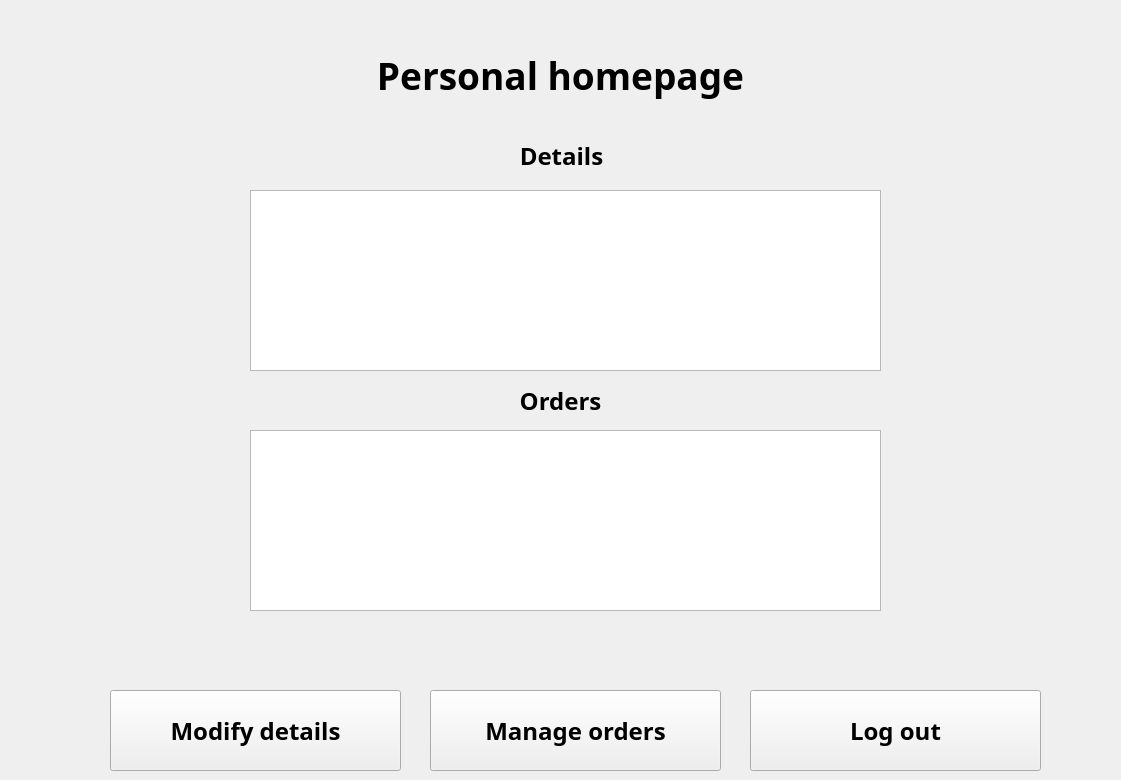
   <widget class="QWidget" name="persoanl_mainpage">
    <widget class="QLabel" name="label_30">
     <property name="geometry">
      <rect>
       <x>10</x>
       <y>30</y>
       <width>1101</width>
       <height>91</height>
      </rect>
     </property>
     <property name="font">
      <font>
       <family>Bahnschrift SemiBold</family>
       <pointsize>28</pointsize>
       <weight>75</weight>
       <bold>true</bold>
      </font>
     </property>
     <property name="text">
      <string>Personal homepage</string>
     </property>
     <property name="alignment">
      <set>Qt::AlignCenter</set>
     </property>
    </widget>
    <widget class="QLabel" name="label_31">
     <property name="geometry">
      <rect>
       <x>11</x>
       <y>130</y>
       <width>1101</width>
       <height>51</height>
      </rect>
     </property>
     <property name="font">
      <font>
       <family>Bahnschrift SemiBold</family>
       <pointsize>18</pointsize>
       <weight>75</weight>
       <bold>true</bold>
      </font>
     </property>
     <property name="text">
      <string>Details</string>
     </property>
     <property name="alignment">
      <set>Qt::AlignCenter</set>
     </property>
    </widget>
    <widget class="QTextBrowser" name="personal_details">
     <property name="geometry">
      <rect>
       <x>250</x>
       <y>190</y>
       <width>631</width>
       <height>181</height>
      </rect>
     </property>
     <property name="font">
      <font>
       <family>Bahnschrift SemiBold</family>
       <pointsize>18</pointsize>
       <weight>75</weight>
       <bold>true</bold>
      </font>
     </property>
    </widget>
    <widget class="QLabel" name="label_32">
     <property name="geometry">
      <rect>
       <x>10</x>
       <y>380</y>
       <width>1101</width>
       <height>41</height>
      </rect>
     </property>
     <property name="font">
      <font>
       <family>Bahnschrift SemiBold</family>
       <pointsize>18</pointsize>
       <weight>75</weight>
       <bold>true</bold>
      </font>
     </property>
     <property name="text">
      <string>Orders</string>
     </property>
     <property name="alignment">
      <set>Qt::AlignCenter</set>
     </property>
    </widget>
    <widget class="QTextBrowser" name="orders">
     <property name="geometry">
      <rect>
       <x>250</x>
       <y>430</y>
       <width>631</width>
       <height>181</height>
      </rect>
     </property>
     <property name="font">
      <font>
       <family>Bahnschrift SemiBold</family>
       <pointsize>18</pointsize>
       <weight>75</weight>
       <bold>true</bold>
      </font>
     </property>
    </widget>
    <widget class="QPushButton" name="to_sign_up_page">
     <property name="geometry">
      <rect>
       <x>110</x>
       <y>690</y>
       <width>291</width>
       <height>81</height>
      </rect>
     </property>
     <property name="font">
      <font>
       <family>Bahnschrift SemiBold</family>
       <pointsize>18</pointsize>
       <weight>75</weight>
       <bold>true</bold>
      </font>
     </property>
     <property name="text">
      <string>Modify details</string>
     </property>
    </widget>
    <widget class="QPushButton" name="to_manage_order_page">
     <property name="geometry">
      <rect>
       <x>430</x>
       <y>690</y>
       <width>291</width>
       <height>81</height>
      </rect>
     </property>
     <property name="font">
      <font>
       <family>Bahnschrift SemiBold</family>
       <pointsize>18</pointsize>
       <weight>75</weight>
       <bold>true</bold>
      </font>
     </property>
     <property name="text">
      <string>Manage orders</string>
     </property>
    </widget>
    <widget class="QPushButton" name="to_log_in_page">
     <property name="geometry">
      <rect>
       <x>750</x>
       <y>690</y>
       <width>291</width>
       <height>81</height>
      </rect>
     </property>
     <property name="font">
      <font>
       <family>Bahnschrift SemiBold</family>
       <pointsize>18</pointsize>
       <weight>75</weight>
       <bold>true</bold>
      </font>
     </property>
     <property name="text">
      <string>Log out</string>
     </property>
    </widget>
   </widget>
